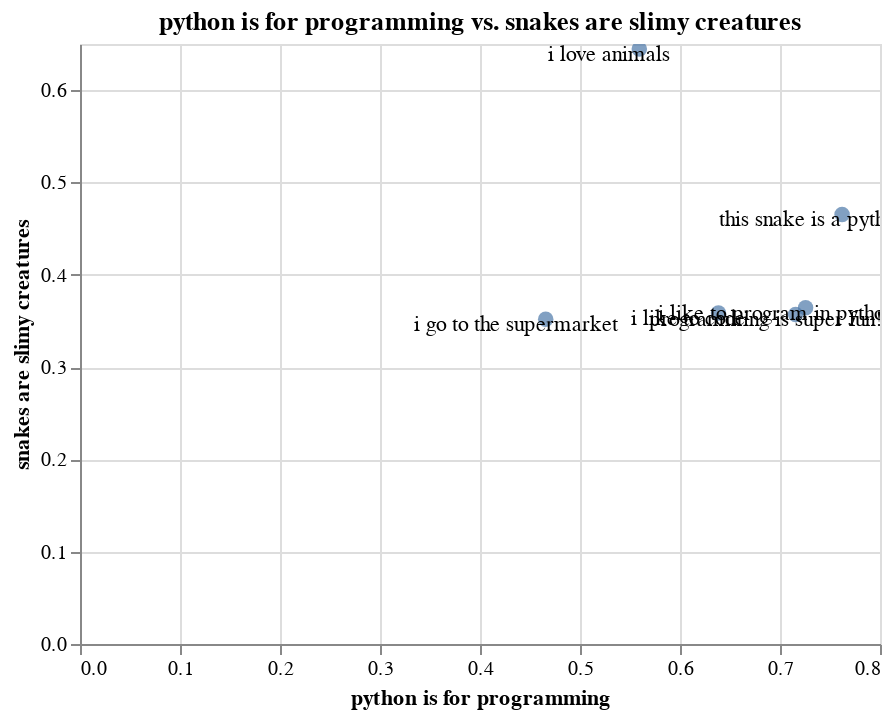

Notebook cell for this chart:
### Code cell
x_str, y_str = "python is for programming", "snakes are slimy creatures"
x_axis = Embedding(x_str, nlp(x_str).vector)
y_axis = Embedding(y_str, nlp(y_str).vector)
emb.plot_interactive(x_axis=x_axis, y_axis=y_axis)

### Figure 1 — Vega-Lite specification as saved in the notebook (floating-point values rounded to 4 significant figures)
{"config": {"view": {"continuousWidth": 400, "continuousHeight": 300}}, "layer": [{"mark": {"type": "circle", "size": 60}, "encoding": {"tooltip": [{"type": "nominal", "field": "name"}, {"type": "nominal", "field": "original"}], "x": {"type": "quantitative", "axis": {"title": "python is for programming"}, "field": "x_axis"}, "y": {"type": "quantitative", "axis": {"title": "snakes are slimy creatures"}, "field": "y_axis"}}, "selection": {"selector001": {"type": "interval", "bind": "scales", "encodings": ["x", "y"]}}, "title": "python is for programming vs. snakes are slimy creatures"}, {"mark": {"type": "text", "color": "black", "dx": -15, "dy": 3}, "encoding": {"text": {"type": "nominal", "field": "original"}, "x": {"type": "quantitative", "axis": {"title": "python is for programming"}, "field": "x_axis"}, "y": {"type": "quantitative", "axis": {"title": "snakes are slimy creatures"}, "field": "y_axis"}}}], "data": {"name": "data-89f652deee286e31f69fc65ef9734079"}, "$schema": "https://vega.github.io/schema/vega-lite/v4.0.2.json", "datasets": {"data-89f652deee286e31f69fc65ef9734079": [{"x_axis": 0.7621, "y_axis": 0.4653, "name": "this snake is a python", "original": "this snake is a python"}, {"x_axis": 0.7256, "y_axis": 0.3644, "name": "i like to program in python", "original": "i like to program in python"}, {"x_axis": 0.7156, "y_axis": 0.357, "name": "programming is super fun!", "original": "programming is super fun!"}, {"x_axis": 0.4657, "y_axis": 0.3518, "name": "i go to the supermarket", "original": "i go to the supermarket"}, {"x_axis": 0.6385, "y_axis": 0.3585, "name": "i like to code", "original": "i like to code"}, {"x_axis": 0.5593, "y_axis": 0.6445, "name": "i love animals", "original": "i love animals"}]}}
